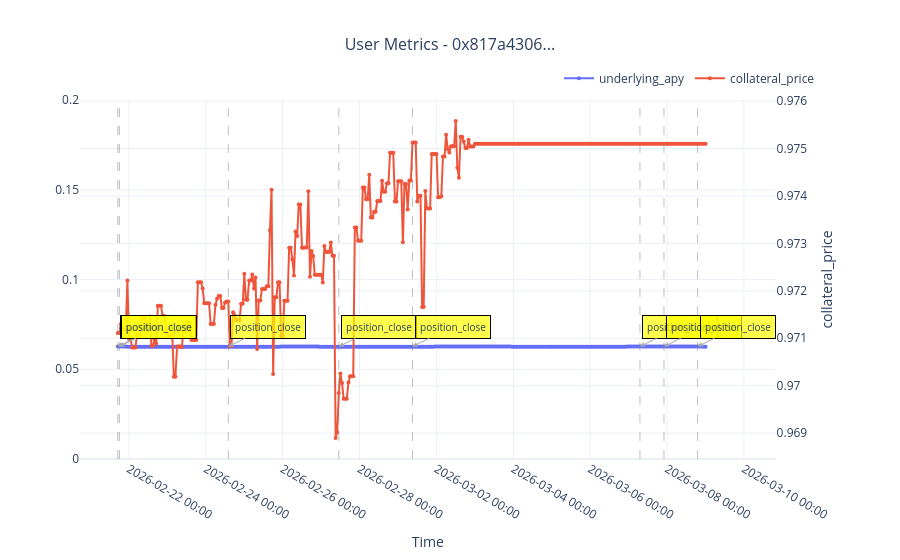

Write notebook code for a chart like this one.
### Code cell
plot_user_metrics(hourly_data, ['underlying_apy', 'collateral_price'], user_address="0x817a430658772207699a3b88F629876fdb9debF1", lookback_hours=None,
                  y_ranges={'borrow_rate': [0,0.2], 'underlying_apy': [0, 0.2]}
                  )

### Figure 1 — Plotly figure (JSON) as saved in the notebook; plotly's stock layout.template omitted (floating-point values rounded to 4 significant figures; data arrays with more than 128 entries replaced by an {"elided": "..."} marker saying what was removed)
{"data": [{"line": {"color": "#636EFA", "width": 2}, "marker": {"size": 4}, "mode": "lines+markers", "name": "underlying_apy", "type": "scatter", "x": {"elided": "368 str values"}, "xaxis": "x", "y": {"elided": "368 float values"}, "yaxis": "y"}, {"line": {"color": "#EF553B", "width": 2}, "marker": {"size": 4}, "mode": "lines+markers", "name": "collateral_price", "type": "scatter", "x": {"elided": "368 str values"}, "xaxis": "x", "y": {"elided": "368 float values"}, "yaxis": "y2"}], "layout": {"annotations": [{"arrowcolor": "darkgray", "arrowhead": 2, "arrowsize": 1, "arrowwidth": 1, "ax": 40, "ay": -20, "bgcolor": "rgba(255, 255, 0, 0.7)", "bordercolor": "black", "borderpad": 4, "borderwidth": 1, "font": {"size": 10}, "showarrow": true, "text": "position_open", "x": "2026-02-21T17:06:23", "y": 0.06262, "yref": "y"}, {"arrowcolor": "darkgray", "arrowhead": 2, "arrowsize": 1, "arrowwidth": 1, "ax": 40, "ay": -20, "bgcolor": "rgba(255, 255, 0, 0.7)", "bordercolor": "black", "borderpad": 4, "borderwidth": 1, "font": {"size": 10}, "showarrow": true, "text": "position_close", "x": "2026-02-21T18:06:23", "y": 0.06262, "yref": "y"}, {"arrowcolor": "darkgray", "arrowhead": 2, "arrowsize": 1, "arrowwidth": 1, "ax": 40, "ay": -20, "bgcolor": "rgba(255, 255, 0, 0.7)", "bordercolor": "black", "borderpad": 4, "borderwidth": 1, "font": {"size": 10}, "showarrow": true, "text": "position_close", "x": "2026-02-24T14:06:23", "y": 0.06262, "yref": "y"}, {"arrowcolor": "darkgray", "arrowhead": 2, "arrowsize": 1, "arrowwidth": 1, "ax": 40, "ay": -20, "bgcolor": "rgba(255, 255, 0, 0.7)", "bordercolor": "black", "borderpad": 4, "borderwidth": 1, "font": {"size": 10}, "showarrow": true, "text": "position_close", "x": "2026-02-27T11:06:23", "y": 0.06262, "yref": "y"}, {"arrowcolor": "darkgray", "arrowhead": 2, "arrowsize": 1, "arrowwidth": 1, "ax": 40, "ay": -20, "bgcolor": "rgba(255, 255, 0, 0.7)", "bordercolor": "black", "borderpad": 4, "borderwidth": 1, "font": {"size": 10}, "showarrow": true, "text": "position_close", "x": "2026-03-01T09:06:23", "y": 0.06261, "yref": "y"}, {"arrowcolor": "darkgray", "arrowhead": 2, "arrowsize": 1, "arrowwidth": 1, "ax": 40, "ay": -20, "bgcolor": "rgba(255, 255, 0, 0.7)", "bordercolor": "black", "borderpad": 4, "borderwidth": 1, "font": {"size": 10}, "showarrow": true, "text": "position_close", "x": "2026-03-07T07:06:23", "y": 0.06261, "yref": "y"}, {"arrowcolor": "darkgray", "arrowhead": 2, "arrowsize": 1, "arrowwidth": 1, "ax": 40, "ay": -20, "bgcolor": "rgba(255, 255, 0, 0.7)", "bordercolor": "black", "borderpad": 4, "borderwidth": 1, "font": {"size": 10}, "showarrow": true, "text": "position_close", "x": "2026-03-07T22:06:23", "y": 0.06261, "yref": "y"}, {"arrowcolor": "darkgray", "arrowhead": 2, "arrowsize": 1, "arrowwidth": 1, "ax": 40, "ay": -20, "bgcolor": "rgba(255, 255, 0, 0.7)", "bordercolor": "black", "borderpad": 4, "borderwidth": 1, "font": {"size": 10}, "showarrow": true, "text": "position_close", "x": "2026-03-08T19:06:23", "y": 0.0626, "yref": "y"}], "hovermode": "x unified", "legend": {"orientation": "h", "x": 1, "xanchor": "right", "y": 1.02, "yanchor": "bottom"}, "shapes": [{"line": {"color": "gray", "dash": "dash", "width": 1}, "opacity": 0.5, "type": "line", "x0": "2026-02-21T17:06:23", "x1": "2026-02-21T17:06:23", "xref": "x", "y0": 0, "y1": 1, "yref": "y domain"}, {"line": {"color": "gray", "dash": "dash", "width": 1}, "opacity": 0.5, "type": "line", "x0": "2026-02-21T18:06:23", "x1": "2026-02-21T18:06:23", "xref": "x", "y0": 0, "y1": 1, "yref": "y domain"}, {"line": {"color": "gray", "dash": "dash", "width": 1}, "opacity": 0.5, "type": "line", "x0": "2026-02-24T14:06:23", "x1": "2026-02-24T14:06:23", "xref": "x", "y0": 0, "y1": 1, "yref": "y domain"}, {"line": {"color": "gray", "dash": "dash", "width": 1}, "opacity": 0.5, "type": "line", "x0": "2026-02-27T11:06:23", "x1": "2026-02-27T11:06:23", "xref": "x", "y0": 0, "y1": 1, "yref": "y domain"}, {"line": {"color": "gray", "dash": "dash", "width": 1}, "opacity": 0.5, "type": "line", "x0": "2026-03-01T09:06:23", "x1": "2026-03-01T09:06:23", "xref": "x", "y0": 0, "y1": 1, "yref": "y domain"}, {"line": {"color": "gray", "dash": "dash", "width": 1}, "opacity": 0.5, "type": "line", "x0": "2026-03-07T07:06:23", "x1": "2026-03-07T07:06:23", "xref": "x", "y0": 0, "y1": 1, "yref": "y domain"}, {"line": {"color": "gray", "dash": "dash", "width": 1}, "opacity": 0.5, "type": "line", "x0": "2026-03-07T22:06:23", "x1": "2026-03-07T22:06:23", "xref": "x", "y0": 0, "y1": 1, "yref": "y domain"}, {"line": {"color": "gray", "dash": "dash", "width": 1}, "opacity": 0.5, "type": "line", "x0": "2026-03-08T19:06:23", "x1": "2026-03-08T19:06:23", "xref": "x", "y0": 0, "y1": 1, "yref": "y domain"}], "title": {"font": {"size": 16}, "text": "User Metrics - 0x817a4306...", "x": 0.5}, "xaxis": {"anchor": "y", "domain": [0, 0.94], "tickformat": "%Y-%m-%d %H:%M", "title": {"text": "Time"}}, "yaxis": {"anchor": "x", "domain": [0, 1], "range": [0, 0.2]}, "yaxis2": {"anchor": "x", "overlaying": "y", "side": "right", "title": {"text": "collateral_price"}}}}
